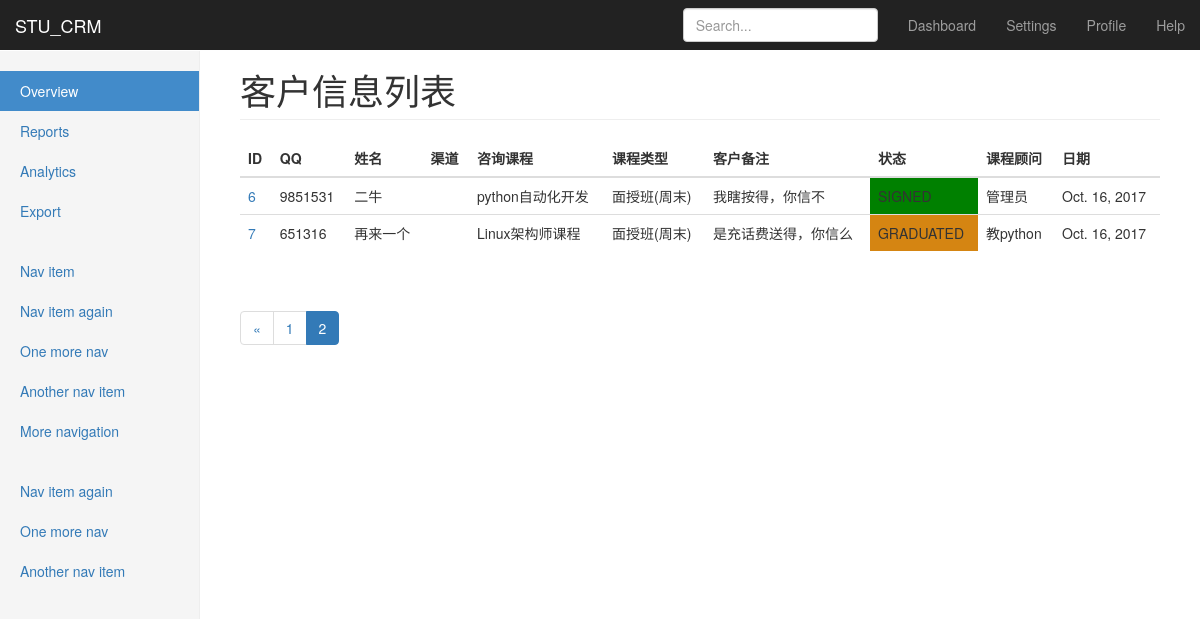
/crm/customers/?page=2 (signed in), run on the app's committed database.
### stu_crm/models.py (models this page shows, shortened)
class Customer(models.Model):#创建客户表
    qq = models.CharField(max_length=64,unique=True)
    name = models.CharField(max_length=32,blank=True,null=True)#客户资询字段名字不是必要的
    phone = models.BigIntegerField(blank=True,null=True)#电话，长整数
    course = models.ForeignKey('Course')#要咨询的课程，关联课程表
    course_type = models.CharField(max_length=64,choices=course_type_choices,default='offline_weekend')#要以什么形式上课
    consult_memo = models.TextField()#咨询记录
    source_type_choices = (('qq', u"qq群"),
                   ('referral', u"内部转介绍"),
                   ('51cto', u"51cto"),
                   ('agent', u"招生代理"),
                   ('others', u"其它"),
                   )#来源渠道选项
    source_type = models.CharField(max_length=64,choices=source_type_choices)#来源渠道
    referral_from = models.ForeignKey('self',blank=True,null=True,related_name="internal_who")#写表名也行'Customer',关联自己
    status_choices = (('signed',u"已报名"),
                      ('unregistered',u"未报名"),
                      ('graduated',u"已毕业"),
                      ('drop-off',u"退学"),
                      )#客户状态
    status = models.CharField(choices=status_choices,max_length=64)#记录客户状态
    consultant = models.ForeignKey('UserProfile',verbose_name='课程顾问')#记录接待人
    class_list = models.ManyToManyField("ClassList",blank=True)#manytomany不需要null=True,记录已报名客户所在班级
    date = models.DateField('咨询日期',auto_now_add=True)#记录咨询日期

class Course(models.Model):#课程表
    name = models.CharField(max_length=64,unique=True)#课程名
    online_price = models.IntegerField()#网络班价格
    offline_price = models.IntegerField()#面授班价格
    introduction = models.TextField()#课程介绍
    def __str__(self):
        return self.name

class UserProfile(models.Model):#创建用户表
    user = models.OneToOneField(User)#一对一 关联到django用户表
    name = models.CharField(max_length=64)
    school = models.ForeignKey('School')#关联School表
    def __str__(self):
        return self.name  # 反射字段名
    class Meta:
        permissions = (('view_customer_list',"可以查看客户列表"),
                       ('view_customer_info', "可以查看客户详情"),
                       ('edit_own_customer_info', "可以修改自己客户信息"),
                       )

### stu_crm/permissions.py (the view)
    def wrapper(*args,**kwargs):
        print('--start check perm--')
        if perm_check(*args, **kwargs) is not True:
            return render(args[0],'stu_crm/crm/403.html')
        return func(*args,**kwargs)

### stu_crm/permissions.py (called while the page is built)
def check_permission(func):#装饰器
    def wrapper(*args,**kwargs):
        print('--start check perm--')
        if perm_check(*args, **kwargs) is not True:
            return render(args[0],'stu_crm/crm/403.html')
        return func(*args,**kwargs)
    return wrapper

### stu_crm/templatetags/custom_tags.py (called while the page is built)
@register.filter
@stringfilter
def self_upper(value):
    print("--val from template--",value)
    return value.upper()

@register.simple_tag# 可传参数前端使用 {% guess_page customer_list.number page_num %}
def guess_page(current_page,loop_num):
    offset = abs(current_page-loop_num)
    if offset <3:
        if current_page == loop_num:
            page_ele = """<li class ="active"><a href="?page=%s"> %s </a></li>"""  %(loop_num,loop_num)
        else:
            page_ele = """<li class =""><a href="?page=%s"> %s </a></li>"""  %(loop_num,loop_num)
        return format_html(page_ele,)
    else:
        return ''

### stu_crm/views.py (called while the page is built)
@check_permission
def customers(request):#前端分页,显示列表
    customer_list = models.Customer.objects.all()
    paginator = Paginator(customer_list,5)
    page = request.GET.get('page')
    try:
        customer_objs = paginator.page(page)#返回指定页
    except PageNotAnInteger:#如果请求错误返回第一页
        customer_objs = paginator.page(1)#报错返回第一页
    except EmptyPage:#如果请求过界返回最后一页
        customer_objs = paginator.page(paginator.num_pages)
    return render(request,'stu_crm/crm/customers.html',{'customer_list' : customer_objs})

### templates/stu_crm/crm/customers.html (shortened to what this page needs)
{% extends '../base.html' %}
{% load custom_tags %}
{% block page-header %}
客户信息列表
{% endblock %}
{% block page-content %}
    <table class="table table-hover">
        <thead>
            <tr>
                <th>ID</th>
                <th>QQ</th>
                <th>姓名</th>
                <th>渠道</th>
                <th>咨询课程</th>
                <th>课程类型</th>
                <th>客户备注</th>
                <th>状态</th>
                <th>课程顾问</th>
                <th>日期</th>
            </tr>
        </thead>
        <tbody>
            {%  for customer in customer_list %}
                <tr>
                    <td><a href="{% url 'customer_detail' customer.id %}">{{ customer.id }}</a></td>
                    <td>{{ customer.qq }}</td>
                    <td>{{ customer.name }}</td>
                    <td>{{ customer.source }}</td>
                    <td>{{ customer.course }}</td>
                    <td>{{ customer.get_course_type_display }}</td>
                    <td>{{ customer.consult_memo | truncatechars:20}}</td>
                    <td class="{{ customer.status }}">{{ customer.status|self_upper}}</td>
                    <td>{{ customer.consultant }}</td>
                    <td>{{ customer.date }}</td>
                </tr>
            {% endfor %}
        </tbody>
    </table>
    <div class="pagination">
        <nav >
          <ul class="pagination">
              {% if customer_list.has_previous %}
                <li class="">
                    <a href="?page={{ customer_list.previous_page_number }}" aria-label="Previous">
                        <span aria-hidden="true">&laquo;</span>
                    </a>
                </li>
              {% endif %}
              {%  for page_num in customer_list.paginator.page_range %}
                  {% guess_page customer_list.number page_num %}
              {% endfor %}
          </ul>
        </nav>
    </div>
{% endblock %}

### data on the page
Customer: id "6", qq "9851531", name "二牛", course "python自动化开发", course_type "面授班(周末)", consult_memo "我瞎按得，你信不", status|self_upper "SIGNED", consultant "管理员", date "Oct. 16, 2017"
Customer: id "7", qq "651316", name "再来一个", course "Linux架构师课程", course_type "面授班(周末)", consult_memo "是充话费送得，你信么", status|self_upper "GRADUATED", consultant "教python", date "Oct. 16, 2017"
